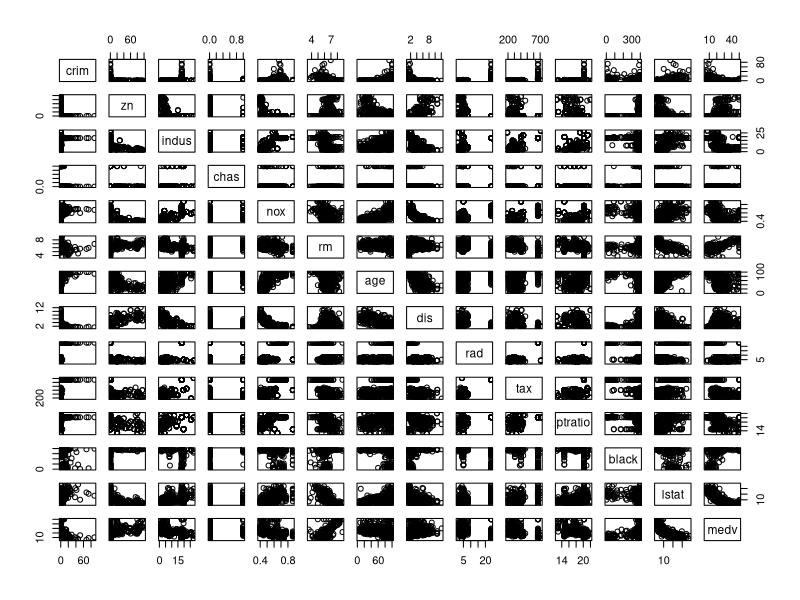
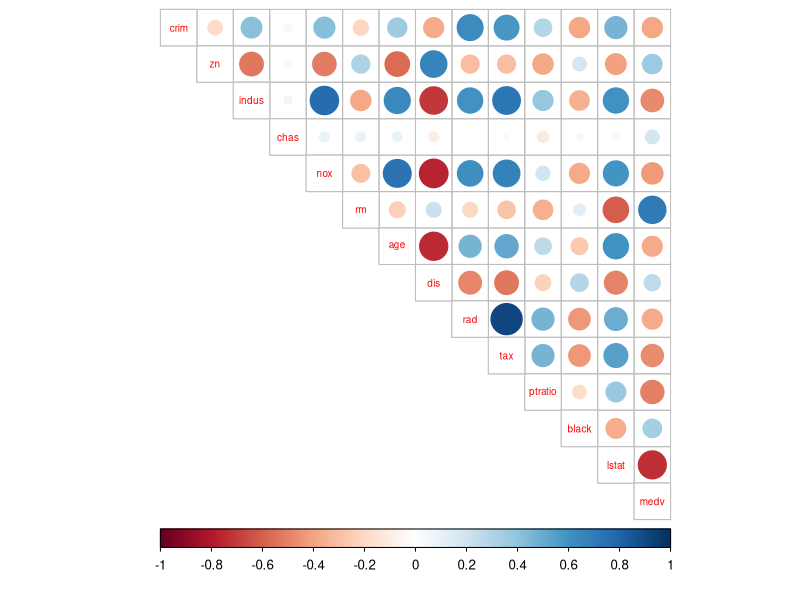
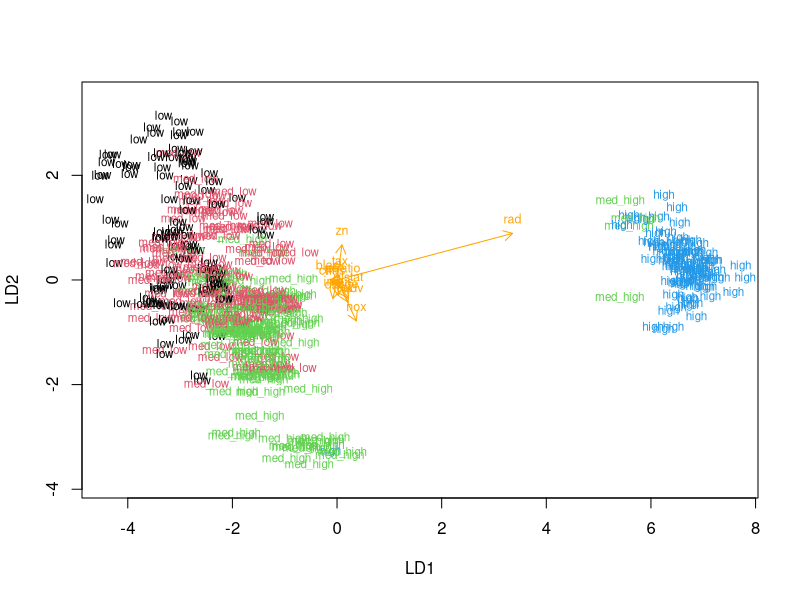
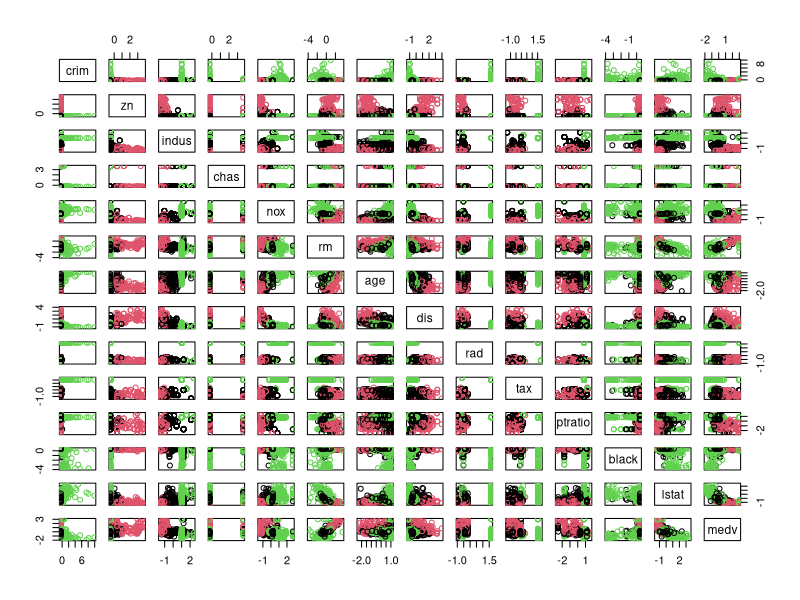
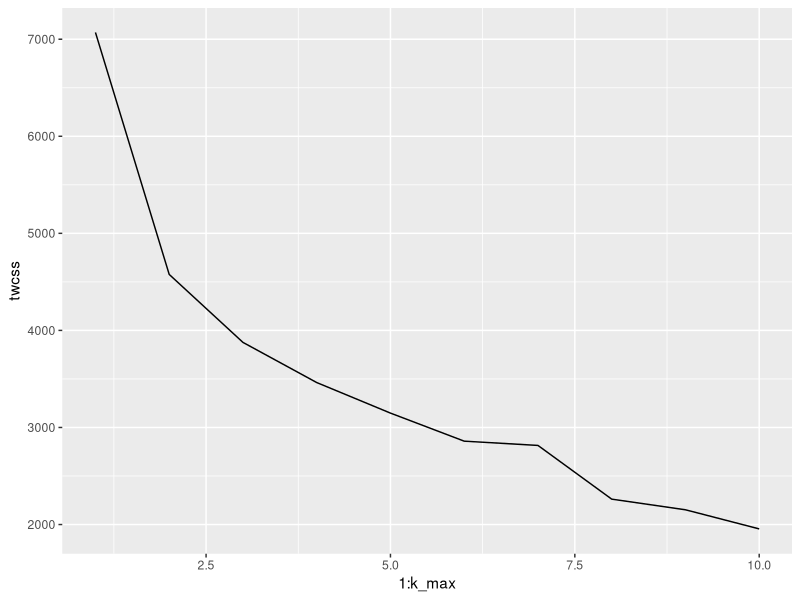
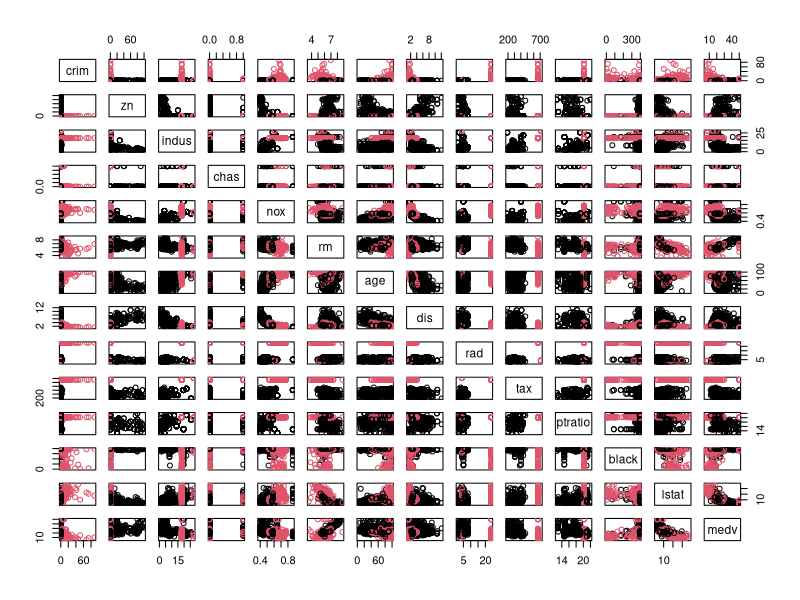

Recreate these plots in R, in order.
## ---- chunk 1
date()
## ---- chunk 2
library(MASS)
data("Boston")
str(Boston) #structure
summary(Boston)
dim(Boston) #dimensions

## ---- chunk 3
pairs(Boston) #plot matrix

## ---- chunk 4
library("corrplot")
library("dplyr")
#calculate the correlation matrix and round it
cor_matrix<-cor(Boston) %>% round(digits=2)
#printing correlation matrix
cor_matrix
#visualizing
corrplot(cor_matrix, method="circle", type="upper", cl.pos="b", tl.pos="d", tl.cex = 0.6)

## ---- chunk 5
#scaling
boston_scaled <- scale(Boston)
summary(boston_scaled)
class(boston_scaled)
#I want the data to be in a data frame
boston_scaled<-as.data.frame(boston_scaled)
## ---- chunk 6
summary(boston_scaled$crim)
# create a quantile vector of crim and print it
bins <- quantile(boston_scaled$crim)
bins #there are same values here but e.g. instead of min it shows 0%
#I will use the quantiles as break points when I do the categorical variable 'crime'
crime <- cut(boston_scaled$crim, breaks = bins, include.lowest = TRUE, labels = c("low", "med_low", "med_high", "high"))
table(crime) #labels corresponds the quantiles

# remove original crim from the dataset
boston_scaled <- dplyr::select(boston_scaled, -crim)

# add the new categorical value to scaled data
boston_scaled <- data.frame(boston_scaled, crime)

## ---- chunk 7
# number of rows in the Boston dataset 
n <- nrow(boston_scaled)
n
# choose randomly 80% of the rows
ind <- sample(n,  size = n * 0.8)
# create train set 
train <- boston_scaled[ind,] # 80% of the data is in train set

# create test set 
test <- boston_scaled[-ind,] # 20% of the data is in test set
## ---- chunk 8
lda.fit <- lda(crime ~ ., data = train)
lda.fit
## ---- chunk 9
# the function for lda biplot arrows
lda.arrows <- function(x, myscale = 1, arrow_heads = 0.1, color = "orange", tex = 0.75, choices = c(1,2)){
  heads <- coef(x)
  arrows(x0 = 0, y0 = 0, 
         x1 = myscale * heads[,choices[1]], 
         y1 = myscale * heads[,choices[2]], col=color, length = arrow_heads)
  text(myscale * heads[,choices], labels = row.names(heads), 
       cex = tex, col=color, pos=3)
}

# target classes as numeric
classes <- as.numeric(train$crime)

# plot the lda results
plot(lda.fit, dimen = 2, col = classes, pch = classes)
lda.arrows(lda.fit, myscale = 1)

## ---- chunk 10
# save the correct classes from test data
correct_classes <- test$crime
# remove the crime variable from test data
test <- dplyr::select(test, -crime)
## ---- chunk 11
# predict classes with test data
lda.pred <- predict(lda.fit, newdata = test)
# cross tabulate the results
table(correct = correct_classes, predicted = lda.pred$class)
## ---- chunk 12
data("Boston")
boston_scaled2 <- scale(Boston) #scaling
# euclidean distance matrix
dist_eu <- dist(boston_scaled2)
summary(dist_eu)

# manhattan distance matrix
dist_man <- dist(boston_scaled2, method = 'manhattan')

# look at the summary of the distances
summary(dist_man)

## ---- chunk 13
# k-means clustering
km <-kmeans(boston_scaled2, centers = 3)
# plot the scaled boston dataset with clusters
pairs(boston_scaled2, col = km$cluster)

## ---- chunk 14
library(ggplot2)
set.seed(123)
# determine the number of clusters
k_max <- 10

# calculate the total within sum of squares
twcss <- sapply(1:k_max, function(k){kmeans(boston_scaled2, k)$tot.withinss})

# visualize the results
qplot(x = 1:k_max, y = twcss, geom = 'line')

# k-means clustering
km <-kmeans(Boston, centers = 2)

# plot the Boston dataset with clusters
pairs(Boston, col = km$cluster)
